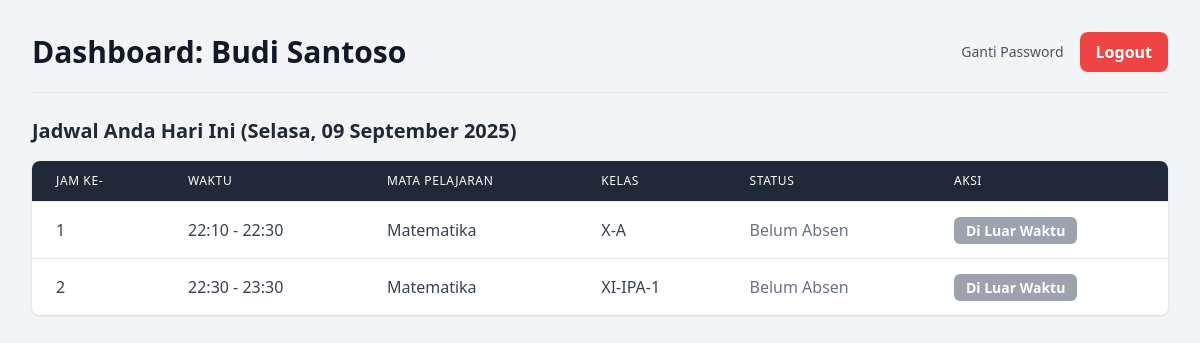
Screenshot of /dashboard.php (signed in) with the database file from the repository.
### tables this page shows
CREATE TABLE `jadwal_pelajaran` (
  `id_jadwal` int(11) NOT NULL,
  `id_guru` int(6) UNSIGNED ZEROFILL DEFAULT NULL,
  `id_mapel` int(11) DEFAULT NULL,
  `id_kelas` int(11) DEFAULT NULL,
  `hari` enum('Senin','Selasa','Rabu','Kamis','Jumat','Sabtu','Minggu') NOT NULL,
  `jam_ke` int(11) NOT NULL
);

CREATE TABLE `jam_pelajaran` (
  `jam_ke` int(11) NOT NULL,
  `waktu_mulai` time NOT NULL,
  `waktu_selesai` time NOT NULL
);

CREATE TABLE `mata_pelajaran` (
  `id_mapel` int(11) NOT NULL,
  `nama_mapel` varchar(100) NOT NULL
);

CREATE TABLE `kelas` (
  `id_kelas` int(11) NOT NULL,
  `nama_kelas` varchar(50) NOT NULL
);

### dashboard.php (the view, shortened to what this page needs)
<?php
require __DIR__ . '/src/templates/header.php';
require __DIR__ . '/config/database.php';
$id_guru_login = $_SESSION['id_guru'];
$nama_guru_login = $_SESSION['nama_guru'];
$tanggal_ini = date("Y-m-d");
$waktu_sekarang = time();
$nama_hari_arr = ["Minggu", "Senin", "Selasa", "Rabu", "Kamis", "Jumat", "Sabtu"];
$nomor_hari = date("w", $waktu_sekarang);
$nama_hari_ini = $nama_hari_arr[$nomor_hari];
?>
<div class="max-w-7xl mx-auto py-8 px-4 sm:px-6 lg:px-8">
<div class="flex justify-between items-center border-b border-gray-200 pb-5 mb-6">
    <h1 class="text-3xl font-bold text-gray-900">
        Dashboard: <?php echo htmlspecialchars($nama_guru_login); ?>
    </h1>
    <div class="flex items-center space-x-4">
        <a href="ganti_password.php" class="text-sm font-medium text-gray-600 hover:text-blue-500 transition">
            Ganti Password
        </a>
        <a href="src/actions/proses_logout.php" class="bg-red-500 hover:bg-red-600 text-white font-bold py-2 px-4 rounded-lg shadow-sm transition duration-200">
            Logout
        </a>
    </div>
</div>
    <h3 class="text-xl font-semibold text-gray-800 mb-4">
        Jadwal Anda Hari Ini (<?php echo htmlspecialchars($nama_hari_ini) . ", " . date("d F Y"); ?>)
    </h3>
    <div class="overflow-x-auto bg-white rounded-lg shadow">
        <table class="min-w-full divide-y divide-gray-200">
            <thead class="bg-gray-800 text-white">
                <tr>
                    <th class="px-6 py-3 text-left text-xs font-medium uppercase tracking-wider">Jam Ke-</th>
                    <th class="px-6 py-3 text-left text-xs font-medium uppercase tracking-wider">Waktu</th>
                    <th class="px-6 py-3 text-left text-xs font-medium uppercase tracking-wider">Mata Pelajaran</th>
                    <th class="px-6 py-3 text-left text-xs font-medium uppercase tracking-wider">Kelas</th>
                    <th class="px-6 py-3 text-left text-xs font-medium uppercase tracking-wider">Status</th>
                    <th class="px-6 py-3 text-left text-xs font-medium uppercase tracking-wider">Aksi</th>
                </tr>
            </thead>
            <tbody class="bg-white divide-y divide-gray-200 text-gray-700">
                <?php
                $sql = "SELECT j.id_jadwal, j.jam_ke, m.nama_mapel, k.nama_kelas, jp.waktu_mulai, jp.waktu_selesai
                        FROM jadwal_pelajaran j
                        JOIN mata_pelajaran m ON j.id_mapel = m.id_mapel
                        JOIN kelas k ON j.id_kelas = k.id_kelas
                        JOIN jam_pelajaran jp ON j.jam_ke = jp.jam_ke
                        WHERE j.id_guru = ? AND j.hari = ?
                        ORDER BY j.jam_ke ASC";
                $stmt = $koneksi->prepare($sql);
                $stmt->bind_param("is", $id_guru_login, $nama_hari_ini);
                $stmt->execute();
                $result = $stmt->get_result();
                if ($result->num_rows > 0) {
                    while ($jadwal = $result->fetch_assoc()) {
                        $waktu_mulai_kelas = strtotime($tanggal_ini . " " . $jadwal['waktu_mulai']);
                        $batas_awal_absen = strtotime('-30 minutes', $waktu_mulai_kelas);
                        $batas_akhir_absen = strtotime('+30 minutes', $waktu_mulai_kelas);
                        $sql_cek_absen = "SELECT status_kehadiran, TIME(waktu_absen) as jam_absen FROM absensi WHERE id_jadwal = ? AND tanggal = ?";
                        $stmt_cek = $koneksi->prepare($sql_cek_absen);
                        $stmt_cek->bind_param("is", $jadwal['id_jadwal'], $tanggal_ini);
                        $stmt_cek->execute();
                        $result_cek = $stmt_cek->get_result();
                        echo "<tr class='hover:bg-gray-50'>";
                        echo "<td data-label='Jam Ke-' class='px-6 py-4 whitespace-nowrap font-medium'>" . htmlspecialchars($jadwal['jam_ke']) . "</td>";
                        echo "<td data-label='Waktu' class='px-6 py-4 whitespace-nowrap'>" . date('H:i', strtotime($jadwal['waktu_mulai'])) . " - " . date('H:i', strtotime($jadwal['waktu_selesai'])) . "</td>";
                        echo "<td data-label='Mata Pelajaran' class='px-6 py-4 whitespace-nowrap'>" . htmlspecialchars($jadwal['nama_mapel']) . "</td>";
                        echo "<td data-label='Kelas' class='px-6 py-4 whitespace-nowrap'>" . htmlspecialchars($jadwal['nama_kelas']) . "</td>";
                        if ($result_cek->num_rows > 0) {
                            $absen = $result_cek->fetch_assoc();
                            $status_class = ($absen['status_kehadiran'] == 'Hadir') ? 'text-green-600' : 'text-yellow-600';
                            echo "<td data-label='Status' class='px-6 py-4 whitespace-nowrap font-bold $status_class'>" . htmlspecialchars($absen['status_kehadiran']) . "</td>";
                            echo "<td data-label='Aksi' class='px-6 py-4 whitespace-nowrap text-sm text-gray-500'>Diisi Pukul " . date('H:i', strtotime($absen['jam_absen'])) . "</td>";
                        } else {
                            echo "<td data-label='Status' class='px-6 py-4 whitespace-nowrap text-gray-500'>Belum Absen</td>";
                            echo "<td data-label='Aksi' class='px-6 py-4 whitespace-nowrap'>";
                            if ($waktu_sekarang >= $batas_awal_absen && $waktu_sekarang <= $batas_akhir_absen) {
                                echo "<a href='form_absensi.php?id_jadwal=" . $jadwal['id_jadwal'] . "' class='bg-green-500 hover:bg-green-600 text-white font-semibold py-1 px-3 rounded-md text-sm transition'>Lakukan Absensi</a>";
                            } else {
                                echo "<span class='bg-gray-400 text-white font-semibold py-1 px-3 rounded-md text-sm cursor-not-allowed'>Di Luar Waktu</span>";
                            }
                            echo "</td>";
                        }
                        echo "</tr>";
                    }
                } else {
                    echo "<tr><td colspan='6' class='text-center py-10 text-gray-500'>Tidak ada jadwal mengajar untuk Anda hari ini.</td></tr>";
                }
                ?>
            </tbody>
        </table>
    </div>
</div>
<?php
require __DIR__ . '/src/templates/footer.php';
?>

### rows the page displays
jadwal_pelajaran: jam_ke "1", jam_pelajaran.waktu_mulai "22:10", jam_pelajaran.waktu_selesai "22:30", id_mapel.nama_mapel "Matematika", id_kelas.nama_kelas "X-A"
jadwal_pelajaran: jam_ke "2", jam_pelajaran.waktu_mulai "22:30", jam_pelajaran.waktu_selesai "23:30", id_mapel.nama_mapel "Matematika", id_kelas.nama_kelas "XI-IPA-1"

### other values shown
$nama_guru_login "Budi Santoso"
